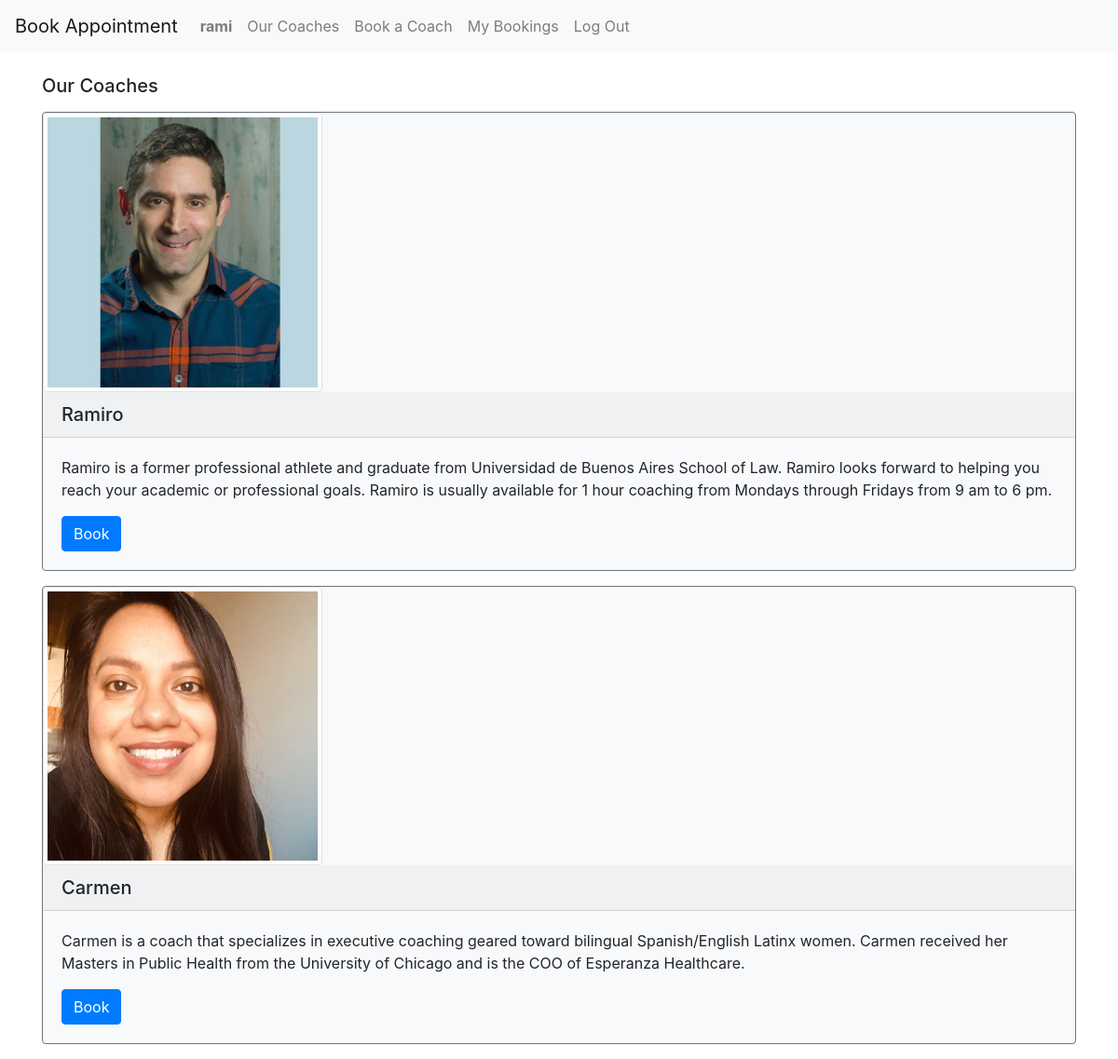
The app's page /coaches (signed in) with its own data.
### booking/models.py (models this page shows, shortened)
class User(AbstractUser):
    pass

class Coach(models.Model):
    coach = models.OneToOneField('User', on_delete=models.CASCADE, blank=True, null=True)
    first_name = models.CharField(max_length=30, blank=True, null=True)
    last_name = models.CharField(max_length=30, blank=True, null=True)
    bio = models.TextField(blank=True)
    photo = models.ImageField(upload_to='images/', blank=True, null=True)
    phone_number = models.CharField(max_length=20, blank=True)
    created = models.DateTimeField(auto_now_add=True, null=True, blank=True)
    modified = models.DateTimeField(auto_now=True, null=True, blank=True)

### booking/views.py (the view)
# urls.py: path("coaches", views.coaches, name="coaches"),
def coaches(request):
    if not request.user.is_authenticated:
        return redirect('login')
    client = request.user
    try:
        coaches=Coach.objects.all()
    except Coach.DoesNotExist:
        coaches=False
        messages.error(request, f"Sorry {client}, but we don't have any active coaches at this time")
    args = {'coaches': coaches, 'client':client}
    return render(request, "booking/coaches.html", args)

### booking/templates/booking/coaches.html (shortened to what this page needs)
{% extends "booking/layout.html" %}
{% block body %}
<div class="container">
    <h5 class="mt-4 mb-3">Our Coaches</h5>
    {% for coach in coaches %}
    <div class="card bg-light mb-3 border-secondary mb-3">
        {% if coach.photo %}
        <img src="{{ coach.photo.url }}" class="img-thumbnail" alt="" width="300">
        {% endif %}
        <h5 class="card-header">{{ coach.first_name }}</h5>
        <div class="card-body">
            <p class="card-text">{{ coach.bio }}</p>
            <a href="{% url 'coachdetail' coach.id %}" class="btn btn-primary">Book</a>
        </div>
    </div>
    {% endfor %}
</div>
{% endblock %}

### booking/templates/booking/layout.html (shortened to what this page needs)
{% load static %}
<!DOCTYPE html>
<html lang="en">
    <head>
        <link rel="stylesheet" href="https://stackpath.bootstrapcdn.com/bootstrap/4.4.1/css/bootstrap.min.css">
    </head>
    <body>
        <nav class="navbar navbar-expand-lg navbar-light bg-light">
            <a class="navbar-brand" href="#">Book Appointment</a>
            <div>
              <ul class="navbar-nav mr-auto">
                {% if user.is_authenticated %}
                    <li class="nav-item">
                        <a class="nav-link" href="#"><strong>{{ user.username }}</strong></a>
                    </li>
                {% endif %}
                {% if user.is_authenticated %}
                    {% if coach %}
                    <li class="nav-item">
                        <a class="nav-link" href="#"></a>
                    </li>
                    {% else %}
                    <li class="nav-item">
                        <a class="nav-link" href="{% url 'coaches' %}">Our Coaches</a>
                    </li>
                    {% endif %}
                {% endif %}
                {% if user.is_authenticated %}
                    {% if coach %}
                    <li class="nav-item">
                        <a class="nav-link" href="{% url 'manageschedules' %}">Manage Schedules</a>
                    </li>
                    <li class="nav-item">
                        <a class="nav-link" href="{% url 'upcomingbookings' %}">Upcoming Bookings</a>
                    </li>
                    {% else %}
                    <li class="nav-item">
                        <a class="nav-link" href="{% url 'createbooking' %}">Book a Coach</a>
                    </li>
                    <li class="nav-item">
                        <a class="nav-link" href="{% url 'mybookings' %}">My Bookings</a>
                    </li>
                    {% endif %}
                    <li class="nav-item">
                        <a class="nav-link" href="{% url 'logout' %}">Log Out</a>
                    </li>
                {% endif %}
              </ul>
            </div>
          </nav>
        <div class="body">
            {% block body %}
            {% endblock %}
        </div>
    </body>
</html>

### records on screen
User: username "rami"
Coach: photo (picture), first_name "Ramiro", bio "Ramiro is a former professional athlete and graduate from Universidad de Buenos Aires School of Law. Ramiro looks forward to helping you reach your academic or professional goals. Ramiro is usually available for 1 hour coaching from Mondays through Fridays from 9 am to 6 pm."
Coach: photo (picture), first_name "Carmen", bio "Carmen is a coach that specializes in executive coaching geared toward bilingual Spanish/English Latinx women. Carmen received her Masters in Public Health from the University of Chicago and is the COO of Esperanza Healthcare."
